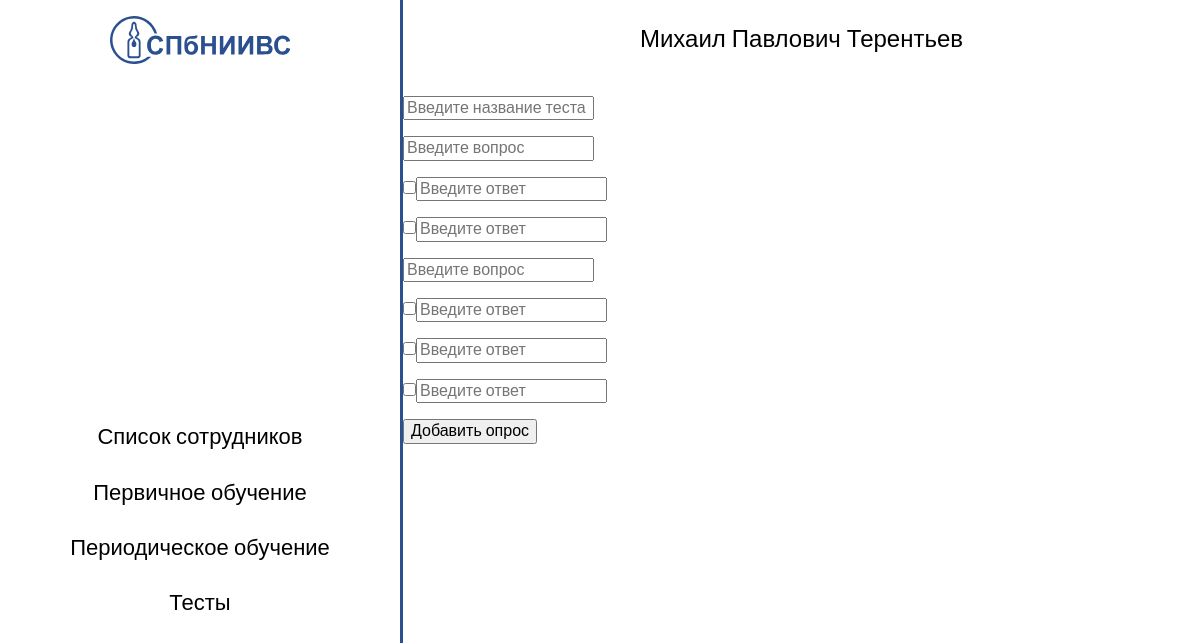
The page /poll/ on the database as committed earlier.
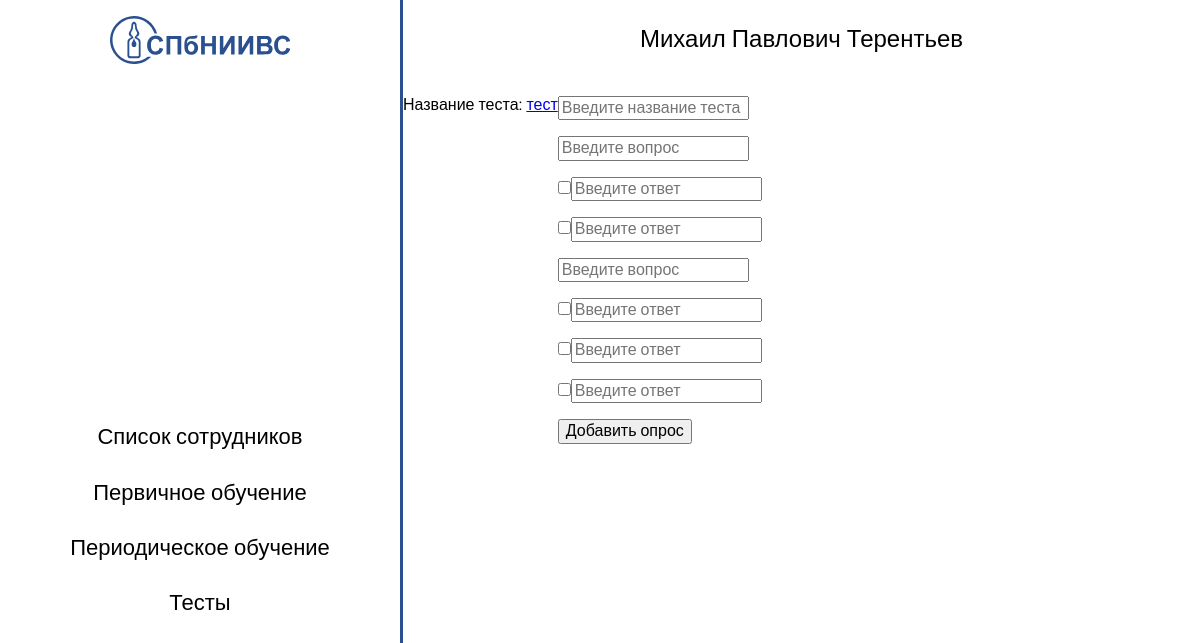
The same page on the database as committed later.
### quiz/models.py (models this page shows, shortened)
class Poll(models.Model):
	poll_name = models.CharField('Название теста', max_length=300, unique=True)
	class Meta:
		ordering = ['poll_name']
		verbose_name = "Тест"
		verbose_name_plural = "Тесты"

### quiz/views.py (the view, shortened to what this page needs)
# urls.py: path('', views.PollListView.as_view(), name="poll_list"),
class PollListView(View):
	def get(self, request):
		poll_model = Poll.objects.all()
		context = {
			'poll_model': poll_model,
		}
		return render(request, 'quiz/poll.html', context)

### templates/quiz/poll.html (shortened to what this page needs)
{% extends "base.html" %}
{% block content %}
  {% for pm in poll_model %}
    <p>Название теста: <a href="{% url 'poll_detail' pm.id %}">{{ pm.poll_name }}</a></p>
  {% endfor %}
  <form method="POST" enctype="multipart/form-data">
    <p><input type="text" name="poll_name" placeholder="Введите название теста"></p>
    <p><input type="text" name="question_1" placeholder="Введите вопрос"></p>
    <p><input type="checkbox" name="is_right_answer_1_question_1"><input type="text" name="answer_1_question_1" placeholder="Введите ответ"></p>
    <p><input type="checkbox" name="is_right_answer_2_question_1"><input type="text" name="answer_2_question_1" placeholder="Введите ответ"></p>
    <p><input type="text" name="question_2" placeholder="Введите вопрос"></p>
    <p><input type="checkbox" name="is_right_answer_1_question_2"><input type="text" name="answer_1_question_2" placeholder="Введите ответ"></p>
    <p><input type="checkbox" name="is_right_answer_2_question_2"><input type="text" name="answer_2_question_2" placeholder="Введите ответ"></p>
    <p><input type="checkbox" name="is_right_answer_3_question_2"><input type="text" name="answer_3_question_2" placeholder="Введите ответ"></p>
    <button class="" type="submit" name="poll">Добавить опрос</button>
  </form>
{% endblock %}

Rows that differ between the two databases and show on the page:
added Poll: poll_name "тест"
